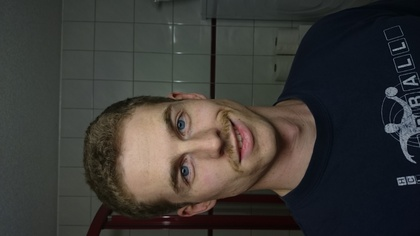
%> input picture Project_FaceDetection_Color/MATLAB/me3.JPG, 420 x 236 px, shrunk from 3840 x 2160 before the run
$ octave RGB_Histogram.m   (GNU Octave 9; MATLAB toolbox functions it lacks are replaced by stand-ins)
%> lines starting %> are read from the running program, lines starting %| are printed output that depends on the picture
clear,clc;

I = imread('me3.jpg');
%> I is the input picture: size 236x420x3 uint8; mean R, G, B 58.9, 57.3, 54.2
[rows columns numberOfColorBands] = size(I);
%> rows = 236; columns = 420; numberOfColorBands = 3

imshow(I);
title('Original Color Image');

redChannel = I(:, :, 1);
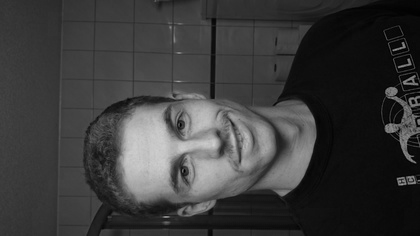
%> redChannel: size 236x420 uint8; min 0, max 209, mean 58.9
greenChannel = I(:, :, 2);
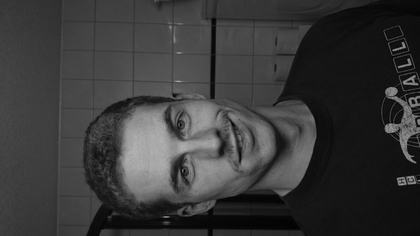
%> greenChannel: size 236x420 uint8; min 0, max 177, mean 57.3
blueChannel = I(:, :, 3);
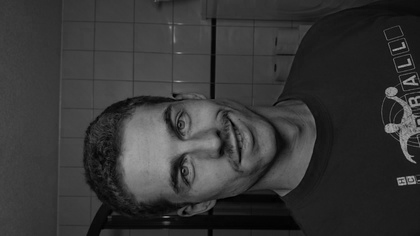
%> blueChannel: size 236x420 uint8; min 0, max 177, mean 54.2

% Construct the 3D color gamut (3D histogram).
gamut3D = zeros(256,256,256);
for column = 1: columns
	for row = 1 : rows
		rIndex = redChannel(row, column) + 1;
		gIndex = greenChannel(row, column) + 1;
		bIndex = blueChannel(row, column) + 1;
		gamut3D(rIndex, gIndex, bIndex) = gamut3D(rIndex, gIndex, bIndex) + 1;
	end
end

% Get a list of non-zero colors so we can put it into scatter3()
% so that we can visualize the colors that are present.
r = zeros(256, 1);
g = zeros(256, 1);
b = zeros(256, 1);
nonZeroPixel = 1;
%> (the run ends here)
